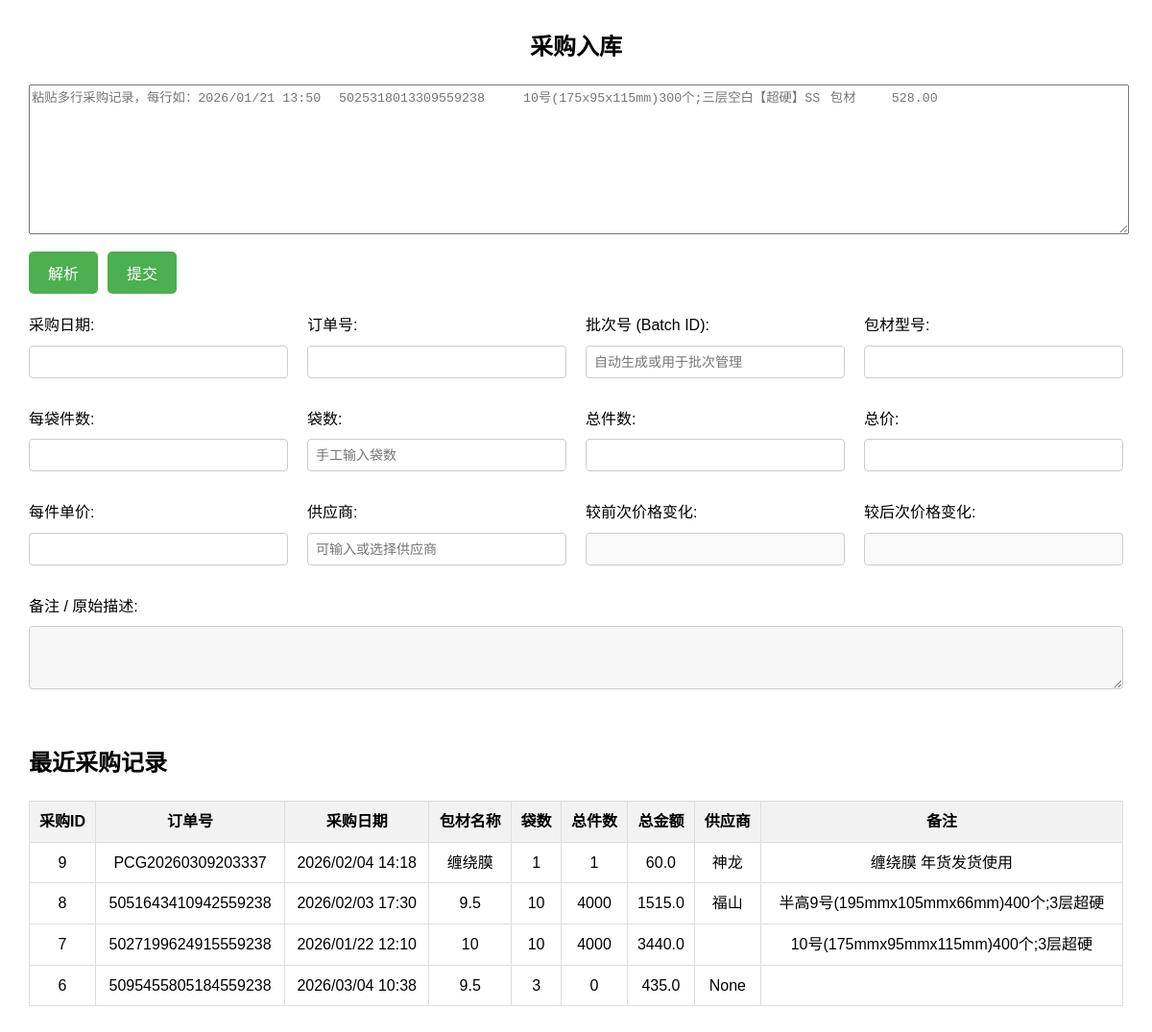
Before: /purchase/ with the older database file.
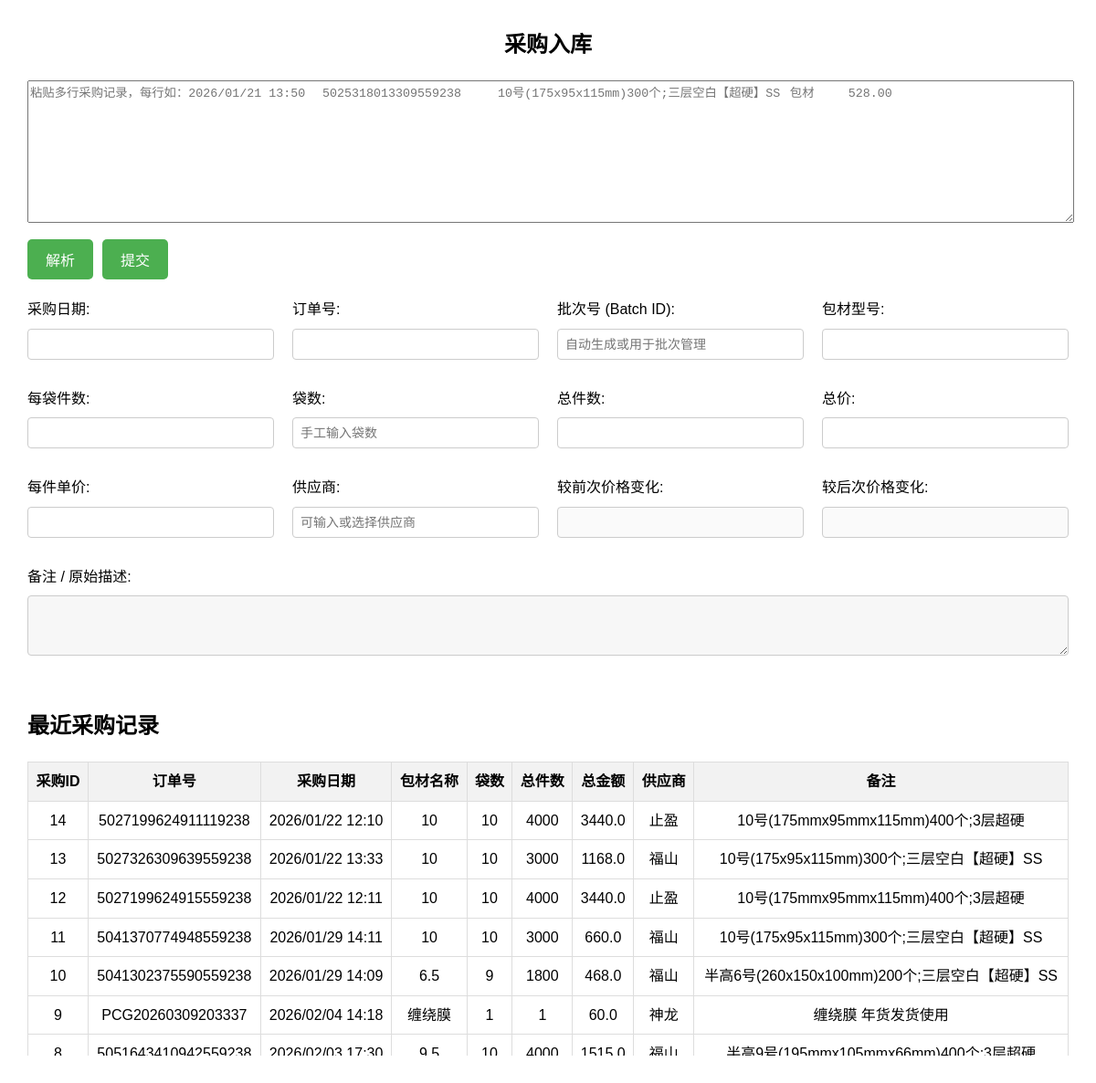
After: the same page with the newer database file.
### tables this page shows
CREATE TABLE purchase_record (
    purchase_id INTEGER PRIMARY KEY AUTOINCREMENT,
    order_id TEXT UNIQUE,                 -- 订单号
    purchase_date TEXT,                    -- 采购日期
    pack_item_id INTEGER,                  -- 包材ID，关联pack_item表
    supplier_name TEXT,                    -- 供应商名称
    bag_count INTEGER,                     -- 袋数
    total_quantity INTEGER,                -- 总件数
    total_amount REAL,                     -- 总金额
    batch_id TEXT,                         -- 批次号
    notes TEXT,                            -- 备注
    FOREIGN KEY (pack_item_id) REFERENCES pack_item(pack_item_id)
);

### purchase/routes.py (the view)
@purchase_bp.route('/')
def purchase():
    print("进入 /purchase/ 路由")
    conn = get_db_connection()
    try:
        rows = conn.execute("""
            SELECT pr.purchase_id,
                   pr.order_id,
                   pr.purchase_date,
                   COALESCE(pi.name, '') AS pack_item_name,
                   pr.bag_count,
                   pr.total_quantity AS total_qty,
                   pr.total_amount,
                   pr.batch_id,
                   pr.supplier_name,
                   pr.notes
            FROM purchase_record pr
            LEFT JOIN pack_item pi ON pr.pack_item_id = pi.pack_item_id
            ORDER BY pr.purchase_id DESC
            LIMIT 50
        """).fetchall()
    finally:
        conn.close()
    return render_template('purchase.html', rows=rows)

### purchase/routes.py (called while the page is built)
def get_db_connection():
    conn = sqlite3.connect(DB_FILE)
    conn.row_factory = sqlite3.Row
    return conn

### templates/purchase.html (shortened to what this page needs)
<!DOCTYPE html>
<html lang="zh-CN">
<head>
</head>
<body>
    <h1>采购入库</h1>
    <textarea id="input_data" rows="10"
        placeholder="粘贴多行采购记录，每行如：2026/01/21 13:50	5025318013309559238	10号(175x95x115mm)300个;三层空白【超硬】SS	包材	528.00"></textarea>
    <div class="action-buttons">
        <button id="parse_btn">解析</button>
        <button id="submit_btn" type="button">提交</button>
    </div>
    <div id="parsed_data">
        <div>
            <label for="purchase_date">采购日期:</label>
            <input type="text" id="purchase_date">
        </div>
        <div>
            <label for="order_id">订单号:</label>
            <input type="text" id="order_id">
        </div>
        <div>
            <label for="batch_id">批次号 (Batch ID):</label>
            <input type="text" id="batch_id" placeholder="自动生成或用于批次管理">
        </div>
        <div>
            <label for="pack_item_name">包材型号:</label>
            <input type="text" id="pack_item_name">
        </div>
        <div>
            <label for="per_bag_quantity">每袋件数:</label>
            <input type="text" id="per_bag_quantity">
        </div>
        <div>
            <label for="bag_count">袋数:</label>
            <input type="number" id="bag_count" min="0" step="1" placeholder="手工输入袋数">
        </div>
        <div>
            <label for="total_quantity">总件数:</label>
            <input type="text" id="total_quantity">
        </div>
        <div>
            <label for="total_amount">总价:</label>
            <input type="text" id="total_amount">
        </div>
        <div>
            <label for="unit_price">每件单价:</label>
            <input type="text" id="unit_price">
        </div>
        <div>
            <label for="supplier_name">供应商:</label>
            <input type="text" id="supplier_name" list="supplier_list" placeholder="可输入或选择供应商">
        </div>
        <div>
            <label for="prev_price_change">较前次价格变化:</label>
            <input type="text" id="prev_price_change" disabled>
        </div>
        <div>
            <label for="next_price_change">较后次价格变化:</label>
            <input type="text" id="next_price_change" disabled>
        </div>
        <div class="full-width">
            <label for="notes">备注 / 原始描述:</label>
            <textarea id="notes" rows="3" class="readonly-note"></textarea>
        </div>
    </div>
    <div class="table-container">
        <h2>最近采购记录</h2>
        <table>
            <thead>
                <tr>
                    <th>采购ID</th>
                    <th>订单号</th>
                    <th>采购日期</th>
                    <th>包材名称</th>
                    <th>袋数</th>
                    <th>总件数</th>
                    <th>总金额</th>
                    <th>供应商</th>
                    <th>备注</th>
                </tr>
            </thead>
            <tbody>
                {% for row in rows %}
                <tr class="record-row"
                    data-purchase-id="{{ row['purchase_id'] }}"
                    data-order-id="{{ row['order_id'] or '' }}"
                    data-purchase-date="{{ row['purchase_date'] or '' }}"
                    data-pack-item-name="{{ row['pack_item_name'] or '' }}"
                    data-bag-count="{{ row['bag_count'] or '' }}"
                    data-total-qty="{{ row['total_qty'] or '' }}"
                    data-total-amount="{{ row['total_amount'] or '' }}"
                    data-batch-id="{{ row['batch_id'] or '' }}"
                    data-supplier-name="{{ row['supplier_name'] or '' }}"
                    data-notes="{{ row['notes'] or '' }}"
                    data-unit-price="{% if row['total_qty'] and row['total_amount'] %}{{ (row['total_amount'] / row['total_qty']) | round(4) }}{% else %}0{% endif %}">
                    <td>{{ row['purchase_id'] }}</td>
                    <td>{{ row['order_id'] }}</td>
                    <td>{{ row['purchase_date'] }}</td>
                    <td>{{ row['pack_item_name'] }}</td>
                    <td>{{ row['bag_count'] }}</td>
                    <td>{{ row['total_qty'] }}</td>
                    <td>{{ row['total_amount'] }}</td>
                    <td>{{ row['supplier_name'] }}</td>
                    <td>{{ row['notes'] }}</td>
                </tr>
                {% endfor %}
            </tbody>
        </table>
    </div>
</body>
</html>

### templates/purchase.html (style rules this page uses)
body { font-family: "Microsoft YaHei", Arial, sans-serif; margin: 30px; line-height: 1.6; }
h1 { font-size: 24px; margin-bottom: 20px; text-align: center; }
textarea { width: 100%; font-family: monospace; margin-bottom: 10px; }
.table-container { overflow: auto; max-height: 400px; margin-top: 20px; }
label { display: block; margin-bottom: 8px; }
#parsed_data { display: grid; grid-template-columns: repeat(4, 1fr); gap: 20px; margin-top: 20px; }
#parsed_data input, #parsed_data select, #parsed_data textarea { width: 100%; padding: 8px; font-size: 14px; margin-bottom: 10px; border: 1px solid #ccc; border-radius: 4px; box-sizing: border-box; }
.full-width { grid-column: 1 / -1; }
.readonly-note { background-color: #f7f7f7; }
.action-buttons { display: flex; gap: 10px; align-items: center; }
.action-buttons button { margin-top: 0; }
button { margin-top: 10px; padding: 10px 20px; font-size: 16px; cursor: pointer; background-color: #4CAF50; color: white; border: none; border-radius: 5px; }
table { width: 100%; border-collapse: collapse; margin-top: 20px; }
table th, table td { border: 1px solid #ddd; padding: 8px; text-align: center; }
table th { background-color: #f2f2f2; }
.record-row { cursor: pointer; }

Changed rows visible on the page:
removed purchase_record: purchase_id "7", order_id "5027199624915559238", purchase_date "2026/01/22 12:10", pack_item_name "10", bag_count "10", total_qty "4000", total_amount "3440.0", notes "10号(175mmx95mmx115mm)400个;3层超硬"
removed purchase_record: purchase_id "6", order_id "5095455805184559238", purchase_date "2026/03/04 10:38", pack_item_name "9.5", bag_count "3", total_qty "0", total_amount "435.0", supplier_name "None"
added purchase_record: purchase_id "14", order_id "5027199624911119238", purchase_date "2026/01/22 12:10", pack_item_name "10", bag_count "10", total_qty "4000", total_amount "3440.0", supplier_name "止盈", notes "10号(175mmx95mmx115mm)400个;3层超硬"
added purchase_record: purchase_id "13", order_id "5027326309639559238", purchase_date "2026/01/22 13:33", pack_item_name "10", bag_count "10", total_qty "3000", total_amount "1168.0", supplier_name "福山", notes "10号(175x95x115mm)300个;三层空白【超硬】SS"
added purchase_record: purchase_id "12", order_id "5027199624915559238", purchase_date "2026/01/22 12:11", pack_item_name "10", bag_count "10", total_qty "4000", total_amount "3440.0", supplier_name "止盈", notes "10号(175mmx95mmx115mm)400个;3层超硬"
added purchase_record: purchase_id "11", order_id "5041370774948559238", purchase_date "2026/01/29 14:11", pack_item_name "10", bag_count "10", total_qty "3000", total_amount "660.0", supplier_name "福山", notes "10号(175x95x115mm)300个;三层空白【超硬】SS"
added purchase_record: purchase_id "10", order_id "5041302375590559238", purchase_date "2026/01/29 14:09", pack_item_name "6.5", bag_count "9", total_qty "1800", total_amount "468.0", supplier_name "福山", notes "半高6号(260x150x100mm)200个;三层空白【超硬】SS"
